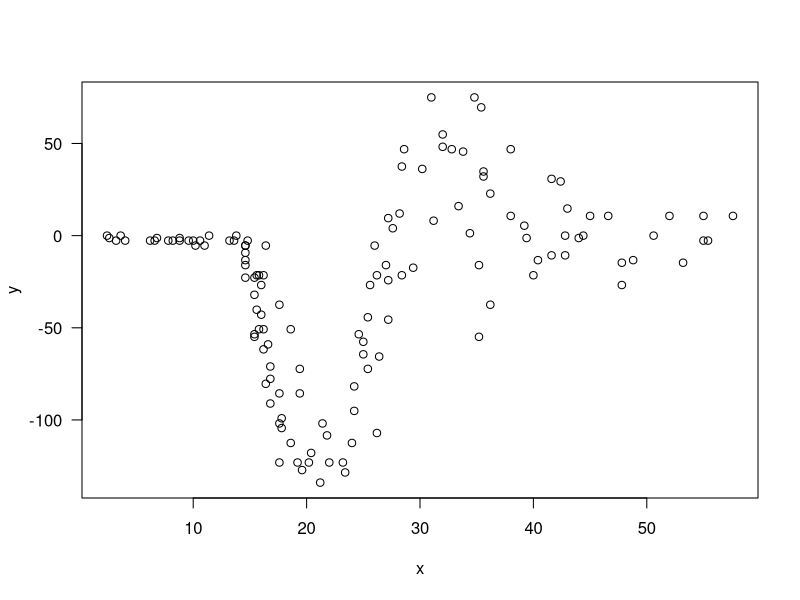
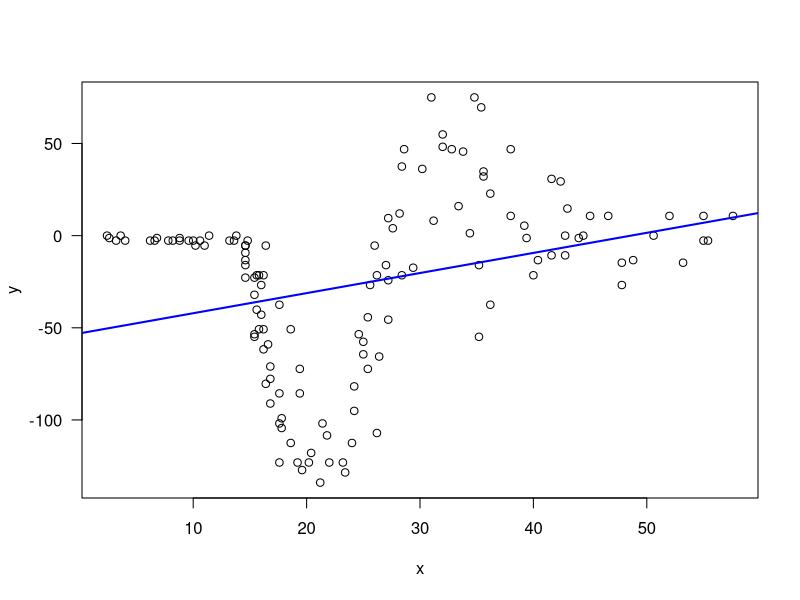

Recreate these plots in R, in order. (Note: this script raises an error after producing the figures.)
## ---- chunk 1
# read data into memory
data_set <- read.csv("lab02_data_set.csv")

# get x and y values
x <- data_set$x
y <- data_set$y

# get number of samples
N <- length(y)

x_test <- seq(from = 0, to = 60, by = 0.1)
## ---- chunk 2
# plot the training data to see the trend
plot(x, y, las = 1)
## ---- chunk 3
# calculate A
A <- matrix(c(N, sum(x), sum(x), sum(x^2)), 2, 2)
print(A)

# calculate b
b <- c(sum(y), sum(y * x))
print(b)

# calculate w
w <- chol2inv(chol(A)) %*% b
print(w)
## ---- chunk 4
plot(x, y, las = 1)
points(x_test, cbind(1, x_test) %*% w, lwd = 2, col = "blue", type = "l")
## ---- chunk 5
polynomial_regression <- function(x, y, K) {
  # calculate A and b
  A <- matrix(0, K + 1, K + 1)
  for (i in 0:K) {
    for (j in 0:K) {
      A[i + 1, j + 1] <- sum(x^i * x^j)
    }
  }
  
  b <- rep(0, K + 1)
  for (i in 0:K) {
    b[i + 1] <- sum(y * x^i)
  }
  
  # calculate w
  w <- chol2inv(chol(A)) %*% b
  
  return(w)
}
## ---- chunk 6
inputPanel(
  sliderInput("polynomial_degree1", label = "Polynomial degree:", min = 0, max = 10, step = 1, value = 1)
)

renderPlot({
  K <- as.numeric(input$polynomial_degree1)
  w <- polynomial_regression(x, y, K)
  plot(x, y, las = 1)
  points(x_test, sapply(0:K, function(k) x_test^k) %*% w, lwd = 2, col = "blue", type = "l")
}, width = 800, height = 600)
## ---- chunk 7
polynomial_regression <- function(x, y, K) {
  # calculate D
  D <- sapply(0:K, function(k) x^k)
  
  # calculate w
  w <- chol2inv(chol(t(D) %*% D)) %*% (t(D) %*% y)
  
  return(w)
}
## ---- chunk 8
inputPanel(
  sliderInput("polynomial_degree2", label = "Polynomial degree:", min = 0, max = 10, step = 1, value = 1)
)

renderPlot({
  K <- as.numeric(input$polynomial_degree2)
  w <- polynomial_regression(x, y, K)
  plot(x, y, las = 1)
  points(x_test, sapply(0:K, function(k) x_test^k) %*% w, lwd = 2, col = "blue", type = "l")
}, width = 800, height = 600)
## ---- chunk 9
nonlinear_regression <- function(x, y, centers, sigma) {
  # calculate D
  D <- cbind(1, sapply(centers, function(center) exp(-(x - center)^2 / (2 * sigma^2))))
  
  # calculate w
  w <- chol2inv(chol(t(D) %*% D)) %*% (t(D) %*% y)
  
  return(w)
}
## ---- chunk 10
inputPanel(
  sliderInput("density_sigma", label = "Sigma:", min = 1, max = 10, step = 1, value = 5)
)

renderPlot({
  centers <- seq(from = 5, to = 55, by = 5)
  sigma <- as.numeric(input$density_sigma)
  w <- nonlinear_regression(x, y, centers, sigma)
  D_test <- cbind(1, sapply(centers, function(center) exp(-(x_test - center)^2 / (2 * sigma^2))))
  
  plot(x, y, las = 1)
  points(centers, rep(0, length(centers)), pch = 19, cex = 1.5, col = "red")
  points(x_test, D_test %*% w, lwd = 2, col = "blue", type = "l")
}, width = 800, height = 600)
